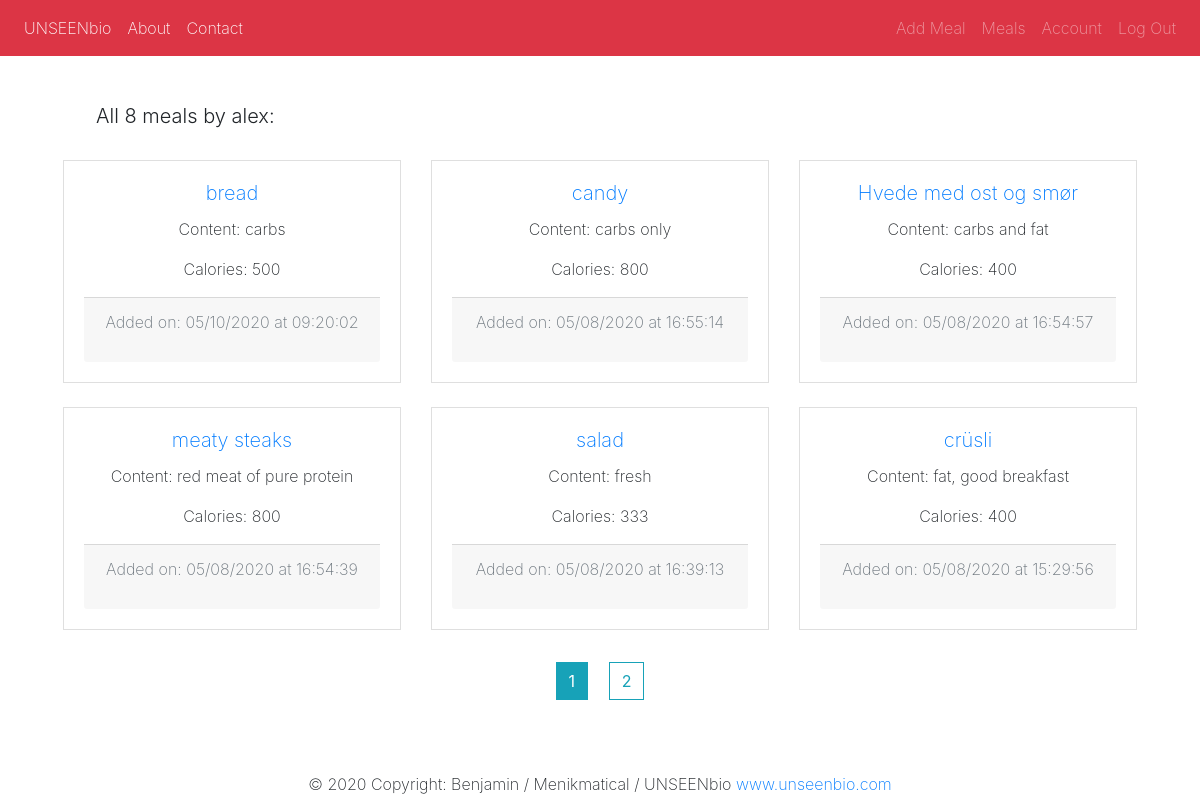
The app's page /user_meals/alex (signed in) with its own data.
### ubproj/models.py (models this page shows, shortened)
class User(db.Model, UserMixin):
	id = db.Column(db.Integer, primary_key=True)
	username = db.Column(db.String(20), unique=True, nullable=False)
	email = db.Column(db.String(120), unique=True, nullable=False)
	user_image_file = db.Column(db.String(20), nullable=False, default='userdefault.jpg')
	password = db.Column(db.String(60), nullable=False)
	age = db.Column(db.Integer, nullable=True)
	gender = db.Column(db.String(), nullable=True)
	height = db.Column(db.Integer, nullable=True)
	weight = db.Column(db.Integer, nullable=True)
	education = db.Column(db.String(60), nullable=True)
	address = db.Column(db.String(60), nullable=True)
	environment = db.Column(db.String(60), nullable=True)
	nationality = db.Column(db.String(), nullable=True)
	pets = db.Column(db.String(), nullable=True)
	place_of_birth = db.Column(db.String(), nullable=True)
	normal_or_csection = db.Column(db.String(), nullable=True)
	infant_food = db.Column(db.String(), nullable=True)
	parents_smoking = db.Column(db.String(), nullable=True)
	parents_overweight = db.Column(db.String(), nullable=True)
	parents_nationality = db.Column(db.String(), nullable=True)
	meals = db.relationship('Meal', backref='author', lazy=True)

class Meal(db.Model):
    id = db.Column(db.Integer, primary_key=True)
    title = db.Column(db.String(100), nullable=False)
    date_added = db.Column(db.DateTime, nullable=False, default=datetime.utcnow)
    meal_image_file = db.Column(db.String(20), nullable=False, default='mealdefault.jpg')
    content = db.Column(db.Text, nullable=False)
    calories = db.Column(db.Integer, nullable=False)
    user_id = db.Column(db.Integer, db.ForeignKey('user.id'), nullable=False)

### ubproj/users/routes.py (the view)
@users.route('/user_meals/<string:username>', methods=['GET', 'POST'])
@login_required
def user_meals(username):
    page = request.args.get('page', 1, type=int)
    user = User.query.filter_by(username=username).first_or_404()
    meals = Meal.query.filter_by(author=user)\
        .order_by(Meal.date_added.desc())\
        .paginate(page=page, per_page=6)
    return render_template('user_meals.html', title='Meals', meals=meals, user=user)

### ubproj/models.py (called while the page is built)
@login_manager.user_loader
def load_user(user_id):
    return User.query.get(int(user_id))

### ubproj/templates/user_meals.html
{% extends "layout.html" %}
{% block content %}
<div class="row ml-5">
    <h4 class="lead mb-3 mt-5 ml-5">All {{ meals.total }} meals by {{ user.username }}:</h4>
</div>
<div class="row mt-3 ml-5 mr-5">
    {% for meal in meals.items %}
    <div class="col-md-4 mb-4">
        <div class="card text-center rounded-0">
            <div class="card-body" style="font-weight: 200;">
                <h5 style="font-weight: 200;" class="card-title"> <a href="{{ url_for('meals.meal', meal_id=meal.id) }}">{{ meal.title }}</a></h5>
                <p class="card-text">Content: {{ meal.content }}</p>
                <p class="card-text">Calories: {{ meal.calories }}</p>
                <div class="card-footer" style="font-weight: 200;">
                    <p class="text-muted">Added on: {{ meal.date_added.strftime("%m/%d/%Y") }}
                    at {{ meal.date_added.strftime("%H:%M:%S") }}</p>
                </div>
            </div>
        </div>
    </div>
    {% endfor %}
</div>
<div class="container">
    <div class="row">
      <div class="col">
      </div>
      <div class="col-md-auto">
        {% for page_num in meals.iter_pages(left_edge=1, right_edge=1, left_current=1, right_current=2) %}
            {% if page_num %}
                {% if meals.page == page_num %}
                    <a class="btn btn-info rounded-0 m-2" href="{{ url_for('users.user_meals', username=current_user.username, page=page_num) }}">{{ page_num }}</a>
                {% else %}
                <a class="btn btn-outline-info rounded-0 m-2" href="{{ url_for('users.user_meals', username=current_user.username, page=page_num) }}">{{ page_num }}</a>
                {% endif %}
            {% else %}
                ..
            {% endif %}
        {% endfor %}
      </div>
      <div class="col">
      </div>
    </div>
  </div>
{% endblock content %}

### ubproj/templates/layout.html (shortened to what this page needs)
<!doctype html>
<html lang="en">
    <head>
        <link rel="stylesheet" href="https://maxcdn.bootstrapcdn.com/bootstrap/4.0.0/css/bootstrap.min.css">
    </head>
    <body>
        <header class="site-header" style="font-weight: 150">
          <nav class="navbar navbar-expand-lg navbar-dark bg-danger">
            <div class="collapse navbar-collapse" id="navbarSupportedContent">
              <ul class="navbar-nav mr-auto">
                <li class="nav-item active">
                  <a class="nav-link" href="{{url_for('main.home_page')}}">UNSEENbio</a>
                </li>
                <li class="nav-item active">
                  <a class="nav-link" href="{{url_for('main.about_page')}}">About</a>
                </li>
                <li class="nav-item active">
                  <a class="nav-link" href="{{url_for('main.contact_page')}}">Contact</a>
                </li>
              </ul>
              <ul class="navbar-nav">
                {% if current_user.is_authenticated %}
                  <a class="nav-link" href="{{url_for('meals.add_meal')}}">Add Meal</a>
                  <a class="nav-link" href="{{url_for('users.user_meals', username=current_user.username)}}">Meals</a>
                  <a class="nav-link" href="{{url_for('users.account_page')}}">Account</a>
                  <a class="nav-link" href="{{url_for('users.logout')}}">Log Out</a>
                {% else %}
                  <a class="nav-link" href="{{url_for('users.login_page')}}">Log In</a>
                  <a class="nav-link" href="{{url_for('users.register_page')}}">Register</a>
                {% endif %}
              </ul>
            </div>
        </nav>
        </header>
          {% block content %}{% endblock %}
          <footer class="page-footer font-small blue">
            <div style="font-weight: 200" class="footer-copyright text-center py-3 mt-5">© 2020 Copyright: Benjamin / Menikmatical / UNSEENbio
              <a href="https://unseenbio.com/"> www.unseenbio.com</a>
            </div>
          </footer>
    </body>
</html>

### records on screen
User: username "alex"
Meal: title "bread", content "carbs", calories "500", date_added "05/10/2020", date_added "09:20:02"
Meal: title "candy", content "carbs only", calories "800", date_added "05/08/2020", date_added "16:55:14"
Meal: title "Hvede med ost og smør", content "carbs and fat", calories "400", date_added "05/08/2020", date_added "16:54:57"
Meal: title "meaty steaks", content "red meat of pure protein", calories "800", date_added "05/08/2020", date_added "16:54:39"
Meal: title "salad", content "fresh", calories "333", date_added "05/08/2020", date_added "16:39:13"
Meal: title "crüsli", content "fat, good breakfast", calories "400", date_added "05/08/2020", date_added "15:29:56"

### other values on screen
{{ meals.total }} "8"
{{ page_num }} "1"
{{ page_num }} "2"
